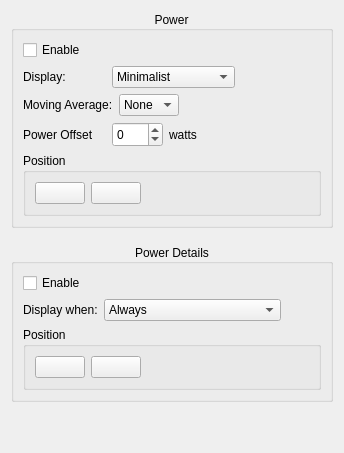
         <widget class="QWidget" name="tab_4">
          <attribute name="title">
           <string>Power</string>
          </attribute>
          <layout class="QVBoxLayout" name="verticalLayout_4">
           <item>
            <widget class="QGroupBox" name="groupBox_3">
             <property name="title">
              <string>Power</string>
             </property>
             <property name="alignment">
              <set>Qt::AlignCenter</set>
             </property>
             <layout class="QVBoxLayout" name="verticalLayout_22">
              <item>
               <widget class="QCheckBox" name="checkBox_enablePower">
                <property name="text">
                 <string>Enable</string>
                </property>
               </widget>
              </item>
              <item>
               <layout class="QHBoxLayout" name="horizontalLayout_2">
                <item>
                 <widget class="QLabel" name="label_5">
                  <property name="sizePolicy">
                   <sizepolicy hsizetype="Minimum" vsizetype="Preferred">
                    <horstretch>0</horstretch>
                    <verstretch>0</verstretch>
                   </sizepolicy>
                  </property>
                  <property name="minimumSize">
                   <size>
                    <width>83</width>
                    <height>0</height>
                   </size>
                  </property>
                  <property name="maximumSize">
                   <size>
                    <width>16777215</width>
                    <height>16777215</height>
                   </size>
                  </property>
                  <property name="text">
                   <string>Display:</string>
                  </property>
                 </widget>
                </item>
                <item>
                 <widget class="QComboBox" name="comboBox_displayPower">
                  <property name="sizePolicy">
                   <sizepolicy hsizetype="Minimum" vsizetype="Fixed">
                    <horstretch>0</horstretch>
                    <verstretch>0</verstretch>
                   </sizepolicy>
                  </property>
                  <property name="minimumSize">
                   <size>
                    <width>75</width>
                    <height>0</height>
                   </size>
                  </property>
                  <item>
                   <property name="text">
                    <string>Minimalist</string>
                   </property>
                  </item>
                  <item>
                   <property name="text">
                    <string>Detailed</string>
                   </property>
                  </item>
                  <item>
                   <property name="text">
                    <string>Graph</string>
                   </property>
                  </item>
                  <item>
                   <property name="text">
                    <string>Graph &amp; Detailed</string>
                   </property>
                  </item>
                 </widget>
                </item>
                <item>
                 <spacer name="horizontalSpacer_3">
                  <property name="orientation">
                   <enum>Qt::Horizontal</enum>
                  </property>
                  <property name="sizeHint" stdset="0">
                   <size>
                    <width>40</width>
                    <height>20</height>
                   </size>
                  </property>
                 </spacer>
                </item>
               </layout>
              </item>
              <item>
               <layout class="QHBoxLayout" name="horizontalLayout_4">
                <item>
                 <widget class="QLabel" name="label_25">
                  <property name="sizePolicy">
                   <sizepolicy hsizetype="Minimum" vsizetype="Preferred">
                    <horstretch>0</horstretch>
                    <verstretch>0</verstretch>
                   </sizepolicy>
                  </property>
                  <property name="minimumSize">
                   <size>
                    <width>83</width>
                    <height>0</height>
                   </size>
                  </property>
                  <property name="toolTip">
                   <string>Do a moving average of the power values received, used to smooth the data received. </string>
                  </property>
                  <property name="text">
                   <string>Moving Average:</string>
                  </property>
                  <property name="alignment">
                   <set>Qt::AlignLeading|Qt::AlignLeft|Qt::AlignVCenter</set>
                  </property>
                 </widget>
                </item>
                <item>
                 <widget class="QComboBox" name="comboBox_powerAverage">
                  <property name="sizePolicy">
                   <sizepolicy hsizetype="Minimum" vsizetype="Fixed">
                    <horstretch>0</horstretch>
                    <verstretch>0</verstretch>
                   </sizepolicy>
                  </property>
                  <property name="toolTip">
                   <string>Do a moving average of the power values received, used to smooth the data received. </string>
                  </property>
                  <property name="currentIndex">
                   <number>0</number>
                  </property>
                  <item>
                   <property name="text">
                    <string>None</string>
                   </property>
                  </item>
                  <item>
                   <property name="text">
                    <string>1sec</string>
                   </property>
                  </item>
                  <item>
                   <property name="text">
                    <string>2sec</string>
                   </property>
                  </item>
                  <item>
                   <property name="text">
                    <string>3sec</string>
                   </property>
                  </item>
                  <item>
                   <property name="text">
                    <string>4sec</string>
                   </property>
                  </item>
                  <item>
                   <property name="text">
                    <string>5sec</string>
                   </property>
                  </item>
                 </widget>
                </item>
                <item>
                 <spacer name="horizontalSpacer_5">
                  <property name="orientation">
                   <enum>Qt::Horizontal</enum>
                  </property>
                  <property name="sizeHint" stdset="0">
                   <size>
                    <width>40</width>
                    <height>20</height>
                   </size>
                  </property>
                 </spacer>
                </item>
               </layout>
              </item>
              <item>
               <layout class="QHBoxLayout" name="horizontalLayout_10">
                <item>
                 <widget class="QLabel" name="label_26">
                  <property name="sizePolicy">
                   <sizepolicy hsizetype="Minimum" vsizetype="Preferred">
                    <horstretch>0</horstretch>
                    <verstretch>0</verstretch>
                   </sizepolicy>
                  </property>
                  <property name="minimumSize">
                   <size>
                    <width>83</width>
                    <height>0</height>
                   </size>
                  </property>
                  <property name="toolTip">
                   <string>Increase/Decrease the power values received by a fixed wattage.</string>
                  </property>
                  <property name="text">
                   <string>Power Offset</string>
                  </property>
                  <property name="alignment">
                   <set>Qt::AlignLeading|Qt::AlignLeft|Qt::AlignVCenter</set>
                  </property>
                 </widget>
                </item>
                <item>
                 <widget class="QSpinBox" name="spinBox_offsetPower">
                  <property name="minimumSize">
                   <size>
                    <width>0</width>
                    <height>25</height>
                   </size>
                  </property>
                  <property name="toolTip">
                   <string>Increase/Decrease the power values received by a fixed wattage.</string>
                  </property>
                  <property name="minimum">
                   <number>-100</number>
                  </property>
                  <property name="maximum">
                   <number>100</number>
                  </property>
                 </widget>
                </item>
                <item>
                 <widget class="QLabel" name="label_3">
                  <property name="text">
                   <string>watts</string>
                  </property>
                 </widget>
                </item>
                <item>
                 <spacer name="horizontalSpacer_10">
                  <property name="orientation">
                   <enum>Qt::Horizontal</enum>
                  </property>
                  <property name="sizeHint" stdset="0">
                   <size>
                    <width>40</width>
                    <height>20</height>
                   </size>
                  </property>
                 </spacer>
                </item>
               </layout>
              </item>
              <item>
               <widget class="QGroupBox" name="groupBox_7">
                <property name="title">
                 <string>Position</string>
                </property>
                <layout class="QHBoxLayout" name="horizontalLayout_13">
                 <item>
                  <widget class="QPushButton" name="pushButton_leftPower">
                   <property name="minimumSize">
                    <size>
                     <width>50</width>
                     <height>0</height>
                    </size>
                   </property>
                   <property name="text">
                    <string/>
                   </property>
                   <property name="icon">
                    <iconset resource="../MyResources.qrc">
                     <normaloff>:/image/icon/leftArrow</normaloff>:/image/icon/leftArrow</iconset>
                   </property>
                  </widget>
                 </item>
                 <item>
                  <widget class="QPushButton" name="pushButton_rightPower">
                   <property name="minimumSize">
                    <size>
                     <width>50</width>
                     <height>0</height>
                    </size>
                   </property>
                   <property name="text">
                    <string/>
                   </property>
                   <property name="icon">
                    <iconset resource="../MyResources.qrc">
                     <normaloff>:/image/icon/rightArrow</normaloff>:/image/icon/rightArrow</iconset>
                   </property>
                  </widget>
                 </item>
                 <item>
                  <spacer name="horizontalSpacer_13">
                   <property name="orientation">
                    <enum>Qt::Horizontal</enum>
                   </property>
                   <property name="sizeHint" stdset="0">
                    <size>
                     <width>40</width>
                     <height>20</height>
                    </size>
                   </property>
                  </spacer>
                 </item>
                </layout>
               </widget>
              </item>
             </layout>
            </widget>
           </item>
           <item>
            <spacer name="verticalSpacer_15">
             <property name="orientation">
              <enum>Qt::Vertical</enum>
             </property>
             <property name="sizeType">
              <enum>QSizePolicy::Fixed</enum>
             </property>
             <property name="sizeHint" stdset="0">
              <size>
               <width>1</width>
               <height>10</height>
              </size>
             </property>
            </spacer>
           </item>
           <item>
            <widget class="QGroupBox" name="groupBox_2">
             <property name="title">
              <string>Power Details</string>
             </property>
             <property name="alignment">
              <set>Qt::AlignCenter</set>
             </property>
             <layout class="QVBoxLayout" name="verticalLayout_21">
              <item>
               <widget class="QCheckBox" name="checkBox_enablePowerBalance">
                <property name="text">
                 <string>Enable</string>
                </property>
               </widget>
              </item>
              <item>
               <layout class="QHBoxLayout" name="horizontalLayout_9">
                <item>
                 <widget class="QLabel" name="label_7">
                  <property name="sizePolicy">
                   <sizepolicy hsizetype="Preferred" vsizetype="Preferred">
                    <horstretch>0</horstretch>
                    <verstretch>0</verstretch>
                   </sizepolicy>
                  </property>
                  <property name="minimumSize">
                   <size>
                    <width>0</width>
                    <height>0</height>
                   </size>
                  </property>
                  <property name="maximumSize">
                   <size>
                    <width>16777215</width>
                    <height>16777215</height>
                   </size>
                  </property>
                  <property name="text">
                   <string>Display when:</string>
                  </property>
                 </widget>
                </item>
                <item>
                 <widget class="QComboBox" name="comboBox_displayPowerBalance">
                  <property name="sizePolicy">
                   <sizepolicy hsizetype="Preferred" vsizetype="Fixed">
                    <horstretch>0</horstretch>
                    <verstretch>0</verstretch>
                   </sizepolicy>
                  </property>
                  <property name="currentIndex">
                   <number>0</number>
                  </property>
                  <item>
                   <property name="text">
                    <string>Always</string>
                   </property>
                  </item>
                  <item>
                   <property name="text">
                    <string>Has Power Balance Target</string>
                   </property>
                  </item>
                 </widget>
                </item>
                <item>
                 <spacer name="horizontalSpacer_11">
                  <property name="orientation">
                   <enum>Qt::Horizontal</enum>
                  </property>
                  <property name="sizeHint" stdset="0">
                   <size>
                    <width>40</width>
                    <height>20</height>
                   </size>
                  </property>
                 </spacer>
                </item>
               </layout>
              </item>
              <item>
               <widget class="QGroupBox" name="groupBox_6">
                <property name="title">
                 <string>Position</string>
                </property>
                <layout class="QHBoxLayout" name="horizontalLayout_12">
                 <item>
                  <widget class="QPushButton" name="pushButton_leftPowerBal">
                   <property name="minimumSize">
                    <size>
                     <width>50</width>
                     <height>0</height>
                    </size>
                   </property>
                   <property name="text">
                    <string/>
                   </property>
                   <property name="icon">
                    <iconset resource="../MyResources.qrc">
                     <normaloff>:/image/icon/leftArrow</normaloff>:/image/icon/leftArrow</iconset>
                   </property>
                  </widget>
                 </item>
                 <item>
                  <widget class="QPushButton" name="pushButton_rightPowerBal">
                   <property name="minimumSize">
                    <size>
                     <width>50</width>
                     <height>0</height>
                    </size>
                   </property>
                   <property name="text">
                    <string/>
                   </property>
                   <property name="icon">
                    <iconset resource="../MyResources.qrc">
                     <normaloff>:/image/icon/rightArrow</normaloff>:/image/icon/rightArrow</iconset>
                   </property>
                  </widget>
                 </item>
                 <item>
                  <spacer name="horizontalSpacer_12">
                   <property name="orientation">
                    <enum>Qt::Horizontal</enum>
                   </property>
                   <property name="sizeHint" stdset="0">
                    <size>
                     <width>40</width>
                     <height>20</height>
                    </size>
                   </property>
                  </spacer>
                 </item>
                </layout>
               </widget>
              </item>
             </layout>
            </widget>
           </item>
           <item>
            <spacer name="verticalSpacer_3">
             <property name="orientation">
              <enum>Qt::Vertical</enum>
             </property>
             <property name="sizeHint" stdset="0">
              <size>
               <width>20</width>
               <height>40</height>
              </size>
             </property>
            </spacer>
           </item>
          </layout>
         </widget>
